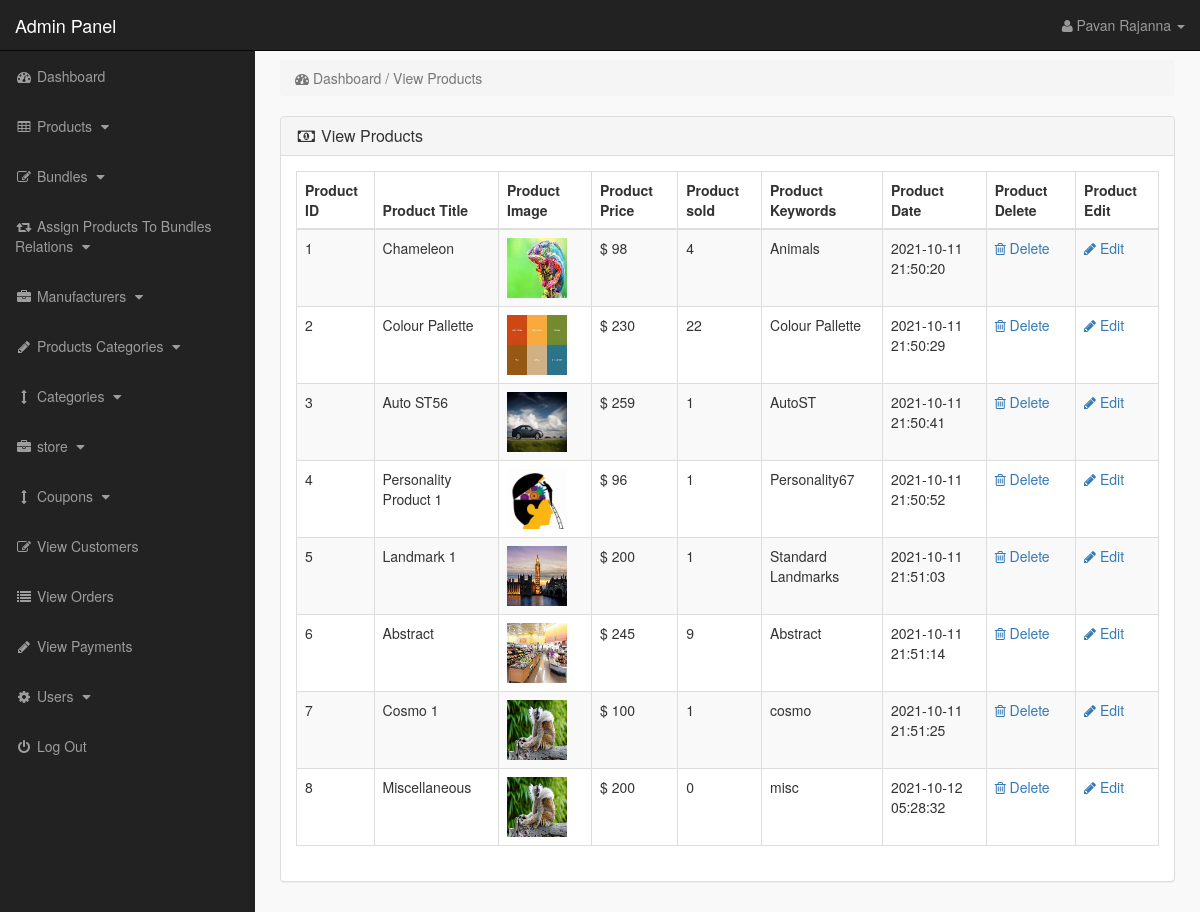
/admin_area/index.php?view_products (signed in), run on the app's committed database.
### tables this page shows
CREATE TABLE `products` (
  `product_id` int(10) NOT NULL,
  `p_cat_id` int(10) NOT NULL,
  `cat_id` int(10) NOT NULL,
  `manufacturer_id` int(10) NOT NULL,
  `date` timestamp NOT NULL DEFAULT current_timestamp() ON UPDATE current_timestamp(),
  `product_title` text NOT NULL,
  `product_url` text NOT NULL,
  `product_img1` text NOT NULL,
  `product_img2` text NOT NULL,
  `product_img3` text NOT NULL,
  `product_price` int(10) NOT NULL,
  `product_psp_price` int(100) NOT NULL,
  `product_desc` text NOT NULL,
  `product_features` text NOT NULL,
  `product_video` text NOT NULL,
  `product_keywords` text NOT NULL,
  `product_label` text NOT NULL,
  `status` varchar(255) NOT NULL
);

### admin_area/view_products.php (the view)
<?php
if(!isset($_SESSION['admin_email'])){
echo "<script>window.open('login.php','_self')</script>";
}
else {
?>
<div class="row">
<div class="col-lg-12" >
<ol class="breadcrumb" >
<li class="active" >
<i class="fa fa-dashboard"></i> Dashboard / View Products
</li>
</ol>
</div>
</div>
<div class="row" >
<div class="col-lg-12" >
<div class="panel panel-default" >
<div class="panel-heading" >
<h3 class="panel-title" >
<i class="fa fa-money fa-fw" ></i> View Products
</h3>
</div>
<div class="panel-body" >
<div class="table-responsive" >
<table class="table table-bordered table-hover table-striped" >
<thead>
<tr>
<th>Product ID</th>
<th>Product Title</th>
<th>Product Image</th>
<th>Product Price</th>
<th>Product sold</th>
<th>Product Keywords</th>
<th>Product Date</th>
<th>Product Delete</th>
<th>Product Edit</th>
</tr>
</thead>
<tbody>
<?php
$i = 0;
$get_pro = "select * from products where status='product'";
$run_pro = mysqli_query($con,$get_pro);
while($row_pro=mysqli_fetch_array($run_pro)){
$pro_id = $row_pro['product_id'];
$pro_title = $row_pro['product_title'];
$pro_image = $row_pro['product_img1'];
$pro_price = $row_pro['product_price'];
$pro_keywords = $row_pro['product_keywords'];
$pro_date = $row_pro['date'];
$i++;
?>
<tr>
<td><?php echo $i; ?></td>
<td><?php echo $pro_title; ?></td>
<td><img src="product_images/<?php echo $pro_image; ?>" width="60" height="60"></td>
<td>$ <?php echo $pro_price; ?></td>
<td>
<?php
$get_sold = "select * from pending_orders where product_id='$pro_id'";
$run_sold = mysqli_query($con,$get_sold);
$count = mysqli_num_rows($run_sold);
echo $count;
?>
</td>
<td> <?php echo $pro_keywords; ?> </td>
<td><?php echo $pro_date; ?></td>
<td>
<a href="index.php?delete_product=<?php echo $pro_id; ?>">
<i class="fa fa-trash-o"> </i> Delete
</a>
</td>
<td>
<a href="index.php?edit_product=<?php echo $pro_id; ?>">
<i class="fa fa-pencil"> </i> Edit
</a>
</td>
</tr>
<?php } ?>
</tbody>
</table>
</div>
</div>
</div>
</div>
</div>
<?php } ?>

### admin_area/includes/sidebar.php (shortened to what this page needs)
<?php
if(!isset($_SESSION['admin_email'])){
echo "<script>window.open('login.php','_self')</script>";
}
else {
?>
<nav class="navbar navbar-inverse navbar-fixed-top" >
<div class="navbar-header" >
<a class="navbar-brand" href="index.php?dashboard" >Admin Panel</a>
</div>
<ul class="nav navbar-right top-nav" >
<li class="dropdown" >
<a href="#" class="dropdown-toggle" data-toggle="dropdown" >
<i class="fa fa-user" ></i>
<?php echo $admin_name; ?> <b class="caret" ></b>
</a>
</li>
</ul>
<div class="collapse navbar-collapse navbar-ex1-collapse">
<ul class="nav navbar-nav side-nav">
<li>
<a href="index.php?dashboard">
<i class="fa fa-fw fa-dashboard"></i> Dashboard
</a>
</li>
<li>
<a href="#" data-toggle="collapse" data-target="#products">
<i class="fa fa-fw fa-table"></i> Products
<i class="fa fa-fw fa-caret-down"></i>
</a>
</li>
<li>
<a href="#" data-toggle="collapse" data-target="#bundles">
<i class="fa fa-fw fa-edit"></i> Bundles
<i class="fa fa-fw fa-caret-down"></i>
</a>
</li>
<li>
<a href="#" data-toggle="collapse" data-target="#relations">
<i class="fa fa-fw fa-retweet"></i> Assign Products To Bundles Relations
<i class="fa fa-fw fa-caret-down"></i>
</a>
</li>
<li>
<a href="#" data-toggle="collapse" data-target="#manufacturers">
<i class="fa fa-fw fa-briefcase"></i> Manufacturers
<i class="fa fa-fw fa-caret-down"></i>
</a>
</li>
<li>
<a href="#" data-toggle="collapse" data-target="#p_cat">
<i class="fa fa-fw fa-pencil"></i> Products Categories
<i class="fa fa-fw fa-caret-down"></i>
</a>
</li>
<li>
<a href="#" data-toggle="collapse" data-target="#cat">
<i class="fa fa-fw fa-arrows-v"></i> Categories
<i class="fa fa-fw fa-caret-down"></i>
</a>
</li>
<li>
<a href="#" data-toggle="collapse" data-target="#store">
<i class="fa fa-fw fa-briefcase"></i> store
<i class="fa fa-fw fa-caret-down"></i>
</a>
</li>
<li>
<a href="#" data-toggle="collapse" data-target="#coupons">
<i class="fa fa-fw fa-arrows-v"></i> Coupons
<i class="fa fa-fw fa-caret-down"></i>
</a>
</li>
<li>
<a href="index.php?view_customers">
<i class="fa fa-fw fa-edit"></i> View Customers
</a>
</li>
<li>
<a href="index.php?view_orders">
<i class="fa fa-fw fa-list"></i> View Orders
</a>
</li>
<li>
<a href="index.php?view_payments">
<i class="fa fa-fw fa-pencil"></i> View Payments
</a>
</li>
<li>
<a href="#" data-toggle="collapse" data-target="#users">
<i class="fa fa-fw fa-gear"></i> Users
<i class="fa fa-fw fa-caret-down"></i>
</a>
</li>
<li>
<a href="logout.php">
<i class="fa fa-fw fa-power-off"></i> Log Out
</a>
</li>
</ul>
</div>
</nav>
<?php } ?>

### admin_area/css/style.css (style rules this page uses)
body { margin-top:100px; }
@media (min-width: 768px) { body { margin-top:50px; } }
.top-nav { padding:0 15px; }
.top-nav>li { display:inline-block; float:left; }
.top-nav>li>a { padding-top:15px; padding-bottom:15px; line-height:20px; color:#999; }
@media (min-width: 768px) { .side-nav { position:fixed; top:51px; width:255px; border-radius:0; overflow-y:auto; background-color: #222; bottom:0; overflow-x:hidden; padding-bottom:40px; } }
@media (min-width: 768px) { .side-nav>li>a { width:255px; } }
.panel-body { border-radius:5px; }

### data on the page
products: product_title "Chameleon", product_img1 (picture), product_price "98", count "4", product_keywords "Animals", date "2021-10-11 21:50:20"
products: product_title "Colour Pallette", product_img1 (picture), product_price "230", count "22", product_keywords "Colour Pallette", date "2021-10-11 21:50:29"
products: product_title "Auto ST56", product_img1 (picture), product_price "259", count "1", product_keywords "AutoST", date "2021-10-11 21:50:41"
products: product_title "Personality Product 1", product_img1 (picture), product_price "96", count "1", product_keywords "Personality67", date "2021-10-11 21:50:52"
products: product_title "Landmark 1", product_img1 (picture), product_price "200", count "1", product_keywords "Standard Landmarks", date "2021-10-11 21:51:03"
products: product_title "Abstract", product_img1 (picture), product_price "245", count "9", product_keywords "Abstract", date "2021-10-11 21:51:14"
products: product_title "Cosmo 1", product_img1 (picture), product_price "100", count "1", product_keywords "cosmo", date "2021-10-11 21:51:25"
products: product_title "Miscellaneous", product_img1 (picture), product_price "200", count "0", product_keywords "misc", date "2021-10-12 05:28:32"

### other printed values
$admin_name "Pavan Rajanna"
